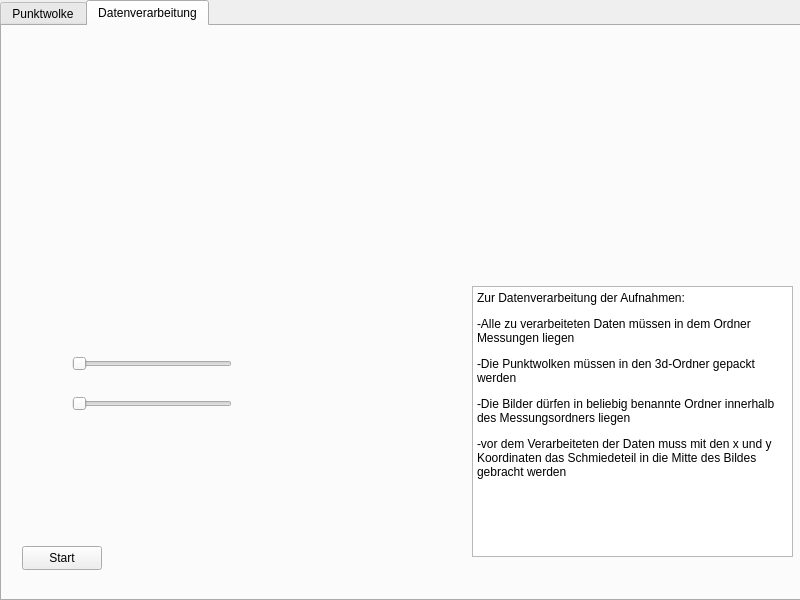
<?xml version="1.0" encoding="UTF-8"?>
<ui version="4.0">
 <class>Widget</class>
 <widget class="QWidget" name="Widget">
  <property name="geometry">
   <rect>
    <x>0</x>
    <y>0</y>
    <width>800</width>
    <height>600</height>
   </rect>
  </property>
  <property name="windowTitle">
   <string>Widget</string>
  </property>
  <widget class="QTabWidget" name="tabWidget">
   <property name="geometry">
    <rect>
     <x>0</x>
     <y>0</y>
     <width>801</width>
     <height>601</height>
    </rect>
   </property>
   <property name="currentIndex">
    <number>1</number>
   </property>
   <widget class="QWidget" name="tab">
    <attribute name="title">
     <string>Punktwolke</string>
    </attribute>
    <widget class="QCheckBox" name="del_bottom">
     <property name="geometry">
      <rect>
       <x>540</x>
       <y>220</y>
       <width>78</width>
       <height>22</height>
      </rect>
     </property>
     <property name="text">
      <string>Untergrund entfernen</string>
     </property>
    </widget>
    <widget class="QCheckBox" name="del_upper">
     <property name="geometry">
      <rect>
       <x>540</x>
       <y>260</y>
       <width>151</width>
       <height>22</height>
      </rect>
     </property>
     <property name="text">
      <string>Oberschicht entfernen</string>
     </property>
    </widget>
    <widget class="QCheckBox" name="del_dorn">
     <property name="geometry">
      <rect>
       <x>540</x>
       <y>300</y>
       <width>111</width>
       <height>22</height>
      </rect>
     </property>
     <property name="text">
      <string>Dorn entfernen</string>
     </property>
    </widget>
    <widget class="QCheckBox" name="rest">
     <property name="geometry">
      <rect>
       <x>540</x>
       <y>340</y>
       <width>121</width>
       <height>22</height>
      </rect>
     </property>
     <property name="text">
      <string>Rest entfernen</string>
     </property>
    </widget>
    <widget class="QCheckBox" name="rog">
     <property name="geometry">
      <rect>
       <x>540</x>
       <y>180</y>
       <width>221</width>
       <height>22</height>
      </rect>
     </property>
     <property name="text">
      <string>Zugeschnitten auf Region of Interrest</string>
     </property>
    </widget>
    <widget class="QLabel" name="label_2">
     <property name="geometry">
      <rect>
       <x>640</x>
       <y>10</y>
       <width>141</width>
       <height>81</height>
      </rect>
     </property>
     <property name="text">
      <string/>
     </property>
     <property name="textFormat">
      <enum>Qt::AutoText</enum>
     </property>
     <property name="pixmap">
      <pixmap>../iph_logo.png</pixmap>
     </property>
     <property name="scaledContents">
      <bool>true</bool>
     </property>
    </widget>
    <widget class="QPushButton" name="choose_pc">
     <property name="geometry">
      <rect>
       <x>140</x>
       <y>240</y>
       <width>211</width>
       <height>81</height>
      </rect>
     </property>
     <property name="text">
      <string>Auswahl der Punktwolke</string>
     </property>
    </widget>
    <widget class="QPushButton" name="refresh">
     <property name="geometry">
      <rect>
       <x>540</x>
       <y>380</y>
       <width>121</width>
       <height>51</height>
      </rect>
     </property>
     <property name="text">
      <string>Anwenden</string>
     </property>
    </widget>
   </widget>
   <widget class="QWidget" name="tab_2">
    <attribute name="title">
     <string>Datenverarbeitung</string>
    </attribute>
    <widget class="QPushButton" name="pushButton">
     <property name="geometry">
      <rect>
       <x>20</x>
       <y>520</y>
       <width>80</width>
       <height>24</height>
      </rect>
     </property>
     <property name="text">
      <string>Start</string>
     </property>
    </widget>
    <widget class="QTextEdit" name="explain_data">
     <property name="geometry">
      <rect>
       <x>470</x>
       <y>260</y>
       <width>321</width>
       <height>271</height>
      </rect>
     </property>
     <property name="html">
      <string>&lt;!DOCTYPE HTML PUBLIC &quot;-//W3C//DTD HTML 4.0//EN&quot; &quot;http://www.w3.org/TR/REC-html40/strict.dtd&quot;&gt;
&lt;html&gt;&lt;head&gt;&lt;meta name=&quot;qrichtext&quot; content=&quot;1&quot; /&gt;&lt;meta charset=&quot;utf-8&quot; /&gt;&lt;style type=&quot;text/css&quot;&gt;
p, li { white-space: pre-wrap; }
hr { height: 1px; border-width: 0; }
li.unchecked::marker { content: &quot;\2610&quot;; }
li.checked::marker { content: &quot;\2612&quot;; }
&lt;/style&gt;&lt;/head&gt;&lt;body style=&quot; font-family:'Segoe UI'; font-size:9pt; font-weight:400; font-style:normal;&quot;&gt;
&lt;p style=&quot; margin-top:12px; margin-bottom:12px; margin-left:0px; margin-right:0px; -qt-block-indent:0; text-indent:0px;&quot;&gt;Zur Datenverarbeitung der Aufnahmen:&lt;/p&gt;
&lt;p style=&quot; margin-top:12px; margin-bottom:12px; margin-left:0px; margin-right:0px; -qt-block-indent:0; text-indent:0px;&quot;&gt;-Alle zu verarbeiteten Daten müssen in dem Ordner Messungen liegen&lt;/p&gt;
&lt;p style=&quot; margin-top:12px; margin-bottom:12px; margin-left:0px; margin-right:0px; -qt-block-indent:0; text-indent:0px;&quot;&gt;-Die Punktwolken müssen in den 3d-Ordner gepackt werden&lt;/p&gt;
&lt;p style=&quot; margin-top:12px; margin-bottom:12px; margin-left:0px; margin-right:0px; -qt-block-indent:0; text-indent:0px;&quot;&gt;-Die Bilder dürfen in beliebig benannte Ordner innerhalb des Messungsordners liegen&lt;/p&gt;
&lt;p style=&quot; margin-top:12px; margin-bottom:12px; margin-left:0px; margin-right:0px; -qt-block-indent:0; text-indent:0px;&quot;&gt;-vor dem Verarbeiteten der Daten muss mit den x und y Koordinaten das Schmiedeteil in die Mitte des Bildes gebracht werden&lt;/p&gt;
&lt;p style=&quot; margin-top:0px; margin-bottom:0px; margin-left:0px; margin-right:0px; -qt-block-indent:0; text-indent:0px;&quot;&gt;&lt;br /&gt;&lt;/p&gt;&lt;/body&gt;&lt;/html&gt;</string>
     </property>
    </widget>
    <widget class="QLabel" name="label">
     <property name="geometry">
      <rect>
       <x>640</x>
       <y>10</y>
       <width>141</width>
       <height>81</height>
      </rect>
     </property>
     <property name="text">
      <string/>
     </property>
     <property name="textFormat">
      <enum>Qt::AutoText</enum>
     </property>
     <property name="pixmap">
      <pixmap>../iph_logo.png</pixmap>
     </property>
     <property name="scaledContents">
      <bool>true</bool>
     </property>
    </widget>
    <widget class="QLabel" name="label_3">
     <property name="geometry">
      <rect>
       <x>60</x>
       <y>40</y>
       <width>251</width>
       <height>251</height>
      </rect>
     </property>
     <property name="text">
      <string/>
     </property>
     <property name="pixmap">
      <pixmap>../Daten/crop/crop1.png</pixmap>
     </property>
     <property name="scaledContents">
      <bool>false</bool>
     </property>
    </widget>
    <widget class="QSlider" name="x_koor">
     <property name="geometry">
      <rect>
       <x>70</x>
       <y>330</y>
       <width>160</width>
       <height>16</height>
      </rect>
     </property>
     <property name="orientation">
      <enum>Qt::Horizontal</enum>
     </property>
    </widget>
    <widget class="QSlider" name="horizontalSlider_2">
     <property name="geometry">
      <rect>
       <x>70</x>
       <y>370</y>
       <width>160</width>
       <height>16</height>
      </rect>
     </property>
     <property name="orientation">
      <enum>Qt::Horizontal</enum>
     </property>
    </widget>
   </widget>
  </widget>
 </widget>
 <resources/>
 <connections/>
</ui>
